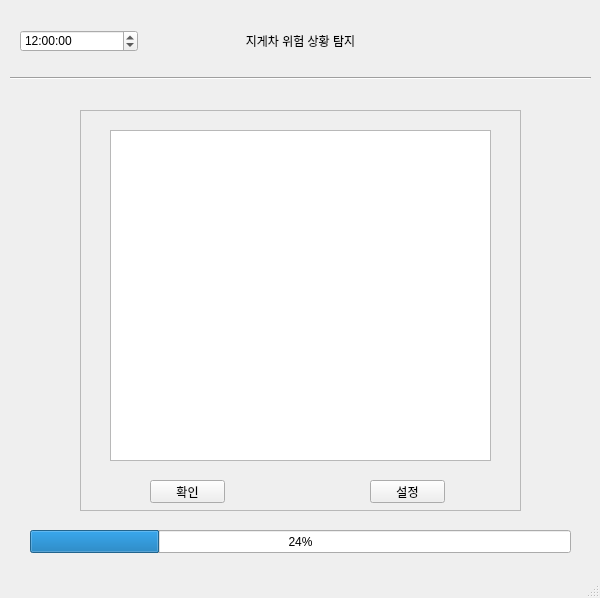
<?xml version="1.0" encoding="UTF-8"?>
<ui version="4.0">
 <class>MainWindow</class>
 <widget class="QMainWindow" name="MainWindow">
  <property name="geometry">
   <rect>
    <x>0</x>
    <y>0</y>
    <width>600</width>
    <height>598</height>
   </rect>
  </property>
  <property name="windowTitle">
   <string>MainWindow</string>
  </property>
  <widget class="QWidget" name="centralwidget">
   <widget class="QLabel" name="label">
    <property name="geometry">
     <rect>
      <x>10</x>
      <y>20</y>
      <width>581</width>
      <height>41</height>
     </rect>
    </property>
    <property name="styleSheet">
     <string notr="true">font: 75 12pt &quot;한컴 말랑말랑 Bold&quot;;</string>
    </property>
    <property name="text">
     <string>지게차 위험 상황 탐지</string>
    </property>
    <property name="alignment">
     <set>Qt::AlignCenter</set>
    </property>
   </widget>
   <widget class="Line" name="line">
    <property name="geometry">
     <rect>
      <x>10</x>
      <y>70</y>
      <width>581</width>
      <height>16</height>
     </rect>
    </property>
    <property name="orientation">
     <enum>Qt::Horizontal</enum>
    </property>
   </widget>
   <widget class="QGraphicsView" name="graphicsView">
    <property name="geometry">
     <rect>
      <x>110</x>
      <y>130</y>
      <width>381</width>
      <height>331</height>
     </rect>
    </property>
   </widget>
   <widget class="QPushButton" name="pushButton">
    <property name="geometry">
     <rect>
      <x>150</x>
      <y>480</y>
      <width>75</width>
      <height>23</height>
     </rect>
    </property>
    <property name="text">
     <string>확인</string>
    </property>
   </widget>
   <widget class="QPushButton" name="pushButton_2">
    <property name="geometry">
     <rect>
      <x>370</x>
      <y>480</y>
      <width>75</width>
      <height>23</height>
     </rect>
    </property>
    <property name="text">
     <string>설정</string>
    </property>
   </widget>
   <widget class="QProgressBar" name="progressBar">
    <property name="geometry">
     <rect>
      <x>30</x>
      <y>530</y>
      <width>541</width>
      <height>23</height>
     </rect>
    </property>
    <property name="value">
     <number>24</number>
    </property>
   </widget>
   <widget class="QFrame" name="frame">
    <property name="geometry">
     <rect>
      <x>80</x>
      <y>110</y>
      <width>441</width>
      <height>401</height>
     </rect>
    </property>
    <property name="frameShape">
     <enum>QFrame::StyledPanel</enum>
    </property>
    <property name="frameShadow">
     <enum>QFrame::Raised</enum>
    </property>
   </widget>
   <widget class="QTimeEdit" name="timeEdit">
    <property name="geometry">
     <rect>
      <x>20</x>
      <y>30</y>
      <width>118</width>
      <height>22</height>
     </rect>
    </property>
    <property name="minimumTime">
     <time>
      <hour>0</hour>
      <minute>0</minute>
      <second>0</second>
     </time>
    </property>
    <property name="time">
     <time>
      <hour>12</hour>
      <minute>0</minute>
      <second>0</second>
     </time>
    </property>
   </widget>
  </widget>
  <widget class="QStatusBar" name="statusbar"/>
 </widget>
 <resources/>
 <connections/>
</ui>
